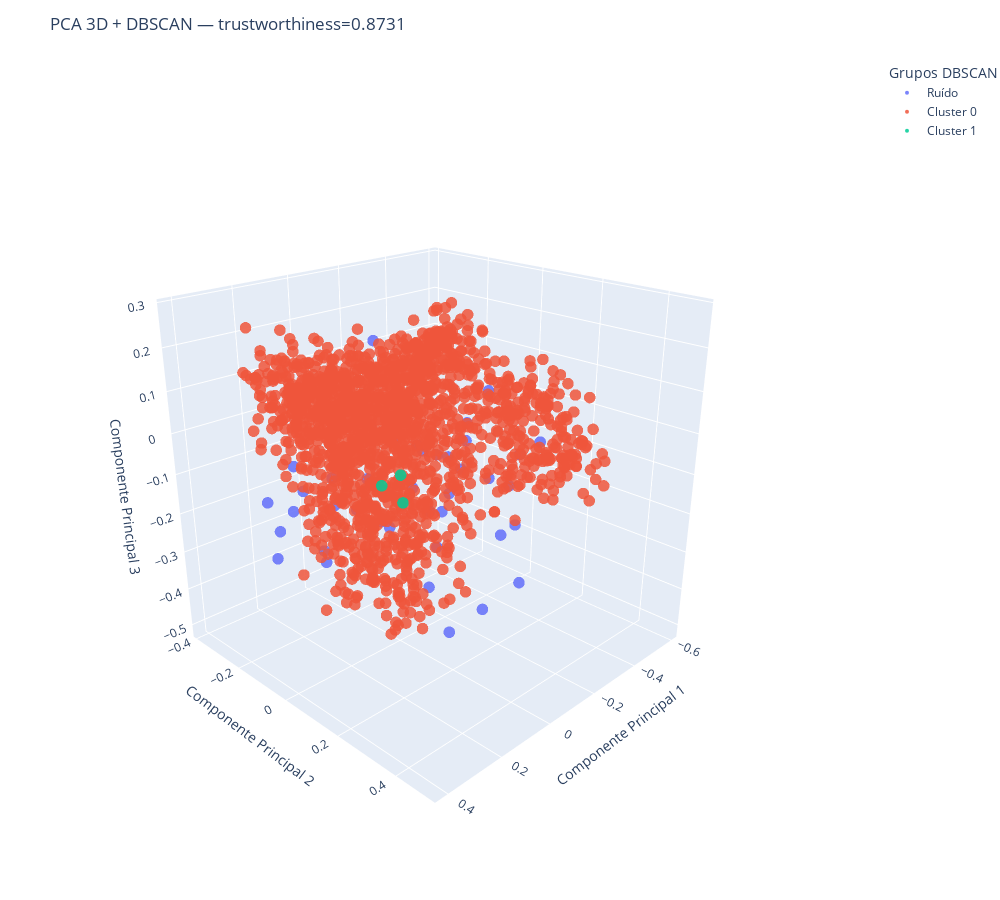

Here is the notebook cell this chart was saved with:
### Code cell
import plotly.express as px
import numpy as np

# ---------------------------
# Nomear clusters
# ---------------------------
def nome_cluster(lab):
    return "Ruído" if lab == -1 else f"Cluster {lab}"

cluster_names = np.array([nome_cluster(l) for l in labels_pca_3d])

# ---------------------------
# Ordem da legenda: Ruído → Cluster 0 → Cluster 1…
# ---------------------------
unique_names_ordered = sorted(set(cluster_names), key=lambda x: (x != "Ruído", x))

# ---------------------------
# Plot 3D com cores DEFAULT do Plotly
# ---------------------------
fig = px.scatter_3d(
    x=X_pca_3d_result[:, 0],
    y=X_pca_3d_result[:, 1],
    z=X_pca_3d_result[:, 2],
    color=cluster_names,                # ← cluster names definem as cores default
    category_orders={"color": unique_names_ordered},  # ← ordenação correta da legenda
    title=f"PCA 3D + DBSCAN — trustworthiness={trustworthiness_pca_3d:.4f}",
)

fig.update_traces(marker=dict(size=4, opacity=0.85))

fig.update_layout(
    legend_title_text="Grupos DBSCAN",
    scene=dict(
        xaxis_title="Componente Principal 1",
        yaxis_title="Componente Principal 2",
        zaxis_title="Componente Principal 3",
        aspectmode="cube",
    ),
    scene_camera=dict(eye=dict(x=1.8, y=1.8, z=1.1)),
    margin=dict(l=0, r=0, b=0, t=60),
    width=1000,
    height=900
)

fig.show()

# ----------------------------------------------
# Salvar imagem estática sem alterar cores
# ----------------------------------------------
fig.write_image("pca3d_dbscan.png")
display(Image("pca3d_dbscan.png"))

### Figure 1 — Plotly figure (JSON) as saved in the notebook; plotly's stock layout.template omitted (floating-point values rounded to 4 significant figures; data arrays with more than 128 entries replaced by an {"elided": "..."} marker saying what was removed)
{"data": [{"hovertemplate": "color=Ruído<br>x=%{x}<br>y=%{y}<br>z=%{z}<extra></extra>", "legendgroup": "Ruído", "marker": {"color": "#636efa", "opacity": 0.85, "size": 4, "symbol": "circle"}, "mode": "markers", "name": "Ruído", "scene": "scene", "showlegend": true, "type": "scatter3d", "x": [-0.3222, -0.05256, -0.4317, 0.1005, -0.1665, -0.3207, -0.2465, -0.2041, -0.3371, -0.2667, -0.231, 0.07778, -0.1927, -0.1309, -0.0302, -0.3146, 0.07027, -0.3839, 0.3177, -0.2793, 0.2695, -0.299, -0.3107, 0.357, -0.2566, 0.3045, 0.332, -0.2368, -0.0956, -0.1629, -0.3087, -0.01235, -0.2718, -0.309, 0.3113, -0.04156, -0.2044, 0.1075, -0.1478, 0.3246, 0.3559, -0.1149, 0.1766, -0.347], "y": [-0.2409, -0.172, -0.1138, -0.2828, -0.03534, -0.09425, 0.1183, -0.03742, -0.1027, 0.1489, 0.1171, 0.2843, -0.2203, -0.3011, -0.2493, 0.2358, 0.293, -0.252, 0.04558, -0.08233, -0.1926, -0.118, -0.2975, -0.02688, -0.1608, 0.2043, -0.1616, -0.3159, 0.1048, -0.2269, 0.1414, -0.2716, -0.1253, 0.1742, 0.1502, -0.3368, 0.2631, -0.195, 0.2844, 0.0876, -0.1044, -0.3067, -0.2299, 0.03184], "z": [-0.2725, -0.1629, -0.08134, -0.1898, -0.4504, -0.1455, -0.1281, -0.3482, -0.2524, -0.2728, -0.4785, 0.01494, -0.3474, -0.3041, -0.1322, -0.02251, 0.07702, -0.1833, -0.2095, -0.2831, -0.2245, -0.1414, -0.1478, -0.1011, -0.117, 0.138, -0.1263, 0.129, -0.5025, -0.3245, -0.1566, -0.2529, -0.2936, -0.06758, 0.08202, 0.0526, -0.3431, -0.3214, -0.1722, -0.0004739, -0.2399, 0.01357, -0.09294, 0.05097]}, {"hovertemplate": "color=Cluster 0<br>x=%{x}<br>y=%{y}<br>z=%{z}<extra></extra>", "legendgroup": "Cluster 0", "marker": {"color": "#EF553B", "opacity": 0.85, "size": 4, "symbol": "circle"}, "mode": "markers", "name": "Cluster 0", "scene": "scene", "showlegend": true, "type": "scatter3d", "x": {"elided": "1687 float values"}, "y": {"elided": "1687 float values"}, "z": {"elided": "1687 float values"}}, {"hovertemplate": "color=Cluster 1<br>x=%{x}<br>y=%{y}<br>z=%{z}<extra></extra>", "legendgroup": "Cluster 1", "marker": {"color": "#00cc96", "opacity": 0.85, "size": 4, "symbol": "circle"}, "mode": "markers", "name": "Cluster 1", "scene": "scene", "showlegend": true, "type": "scatter3d", "x": [-0.1895, -0.142, -0.1738], "y": [-0.1675, -0.2011, -0.1446], "z": [-0.1841, -0.211, -0.2501]}], "layout": {"height": 900, "legend": {"title": {"text": "Grupos DBSCAN"}, "tracegroupgap": 0}, "margin": {"b": 0, "l": 0, "r": 0, "t": 60}, "scene": {"aspectmode": "cube", "camera": {"eye": {"x": 1.8, "y": 1.8, "z": 1.1}}, "domain": {"x": [0, 1], "y": [0, 1]}, "xaxis": {"title": {"text": "Componente Principal 1"}}, "yaxis": {"title": {"text": "Componente Principal 2"}}, "zaxis": {"title": {"text": "Componente Principal 3"}}}, "title": {"text": "PCA 3D + DBSCAN — trustworthiness=0.8731"}, "width": 1000}}
